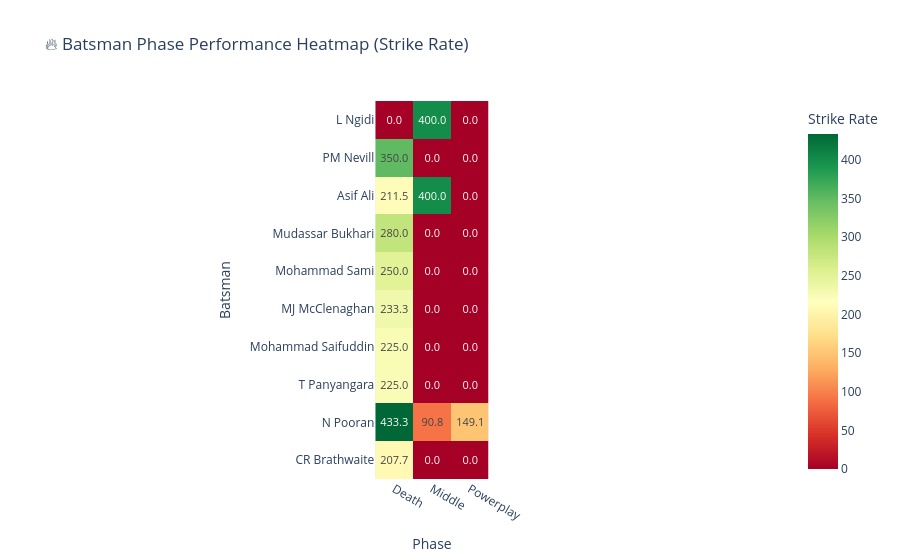

Write notebook code for a chart like this one.
### Code cell
pivot = phase_sr.pivot(index="Batsman_Name", columns="match_phase", values="strike_rate").fillna(0)
pivot = pivot.loc[top_batsmen]

fig2 = px.imshow(
    pivot,
    text_auto=".1f",
    color_continuous_scale="RdYlGn",
    title="🔥 Batsman Phase Performance Heatmap (Strike Rate)",
    labels=dict(x="Phase", y="Batsman", color="Strike Rate")
)
fig2.show()

### Figure 1 — Plotly figure (JSON) as saved in the notebook; plotly's stock layout.template omitted (floating-point values rounded to 4 significant figures)
{"data": [{"coloraxis": "coloraxis", "hovertemplate": "Phase: %{x}<br>Batsman: %{y}<br>Strike Rate: %{z}<extra></extra>", "name": "0", "texttemplate": "%{z:.1f}", "type": "heatmap", "x": ["Death", "Middle", "Powerplay"], "xaxis": "x", "y": ["L Ngidi", "PM Nevill", "Asif Ali", "Mudassar Bukhari", "Mohammad Sami", "MJ McClenaghan", "Mohammad Saifuddin", "T Panyangara", "N Pooran", "CR Brathwaite"], "yaxis": "y", "z": [[0.0, 400.0, 0.0], [350.0, 0.0, 0.0], [211.5, 400.0, 0.0], [280.0, 0.0, 0.0], [250.0, 0.0, 0.0], [233.3, 0.0, 0.0], [225.0, 0.0, 0.0], [225.0, 0.0, 0.0], [433.3, 90.79, 149.1], [207.7, 0.0, 0.0]]}], "layout": {"coloraxis": {"colorbar": {"title": {"text": "Strike Rate"}}, "colorscale": [[0, "rgb(165,0,38)"], [0.1, "rgb(215,48,39)"], [0.2, "rgb(244,109,67)"], [0.3, "rgb(253,174,97)"], [0.4, "rgb(254,224,139)"], [0.5, "rgb(255,255,191)"], [0.6, "rgb(217,239,139)"], [0.7, "rgb(166,217,106)"], [0.8, "rgb(102,189,99)"], [0.9, "rgb(26,152,80)"], [1, "rgb(0,104,55)"]]}, "title": {"text": "🔥 Batsman Phase Performance Heatmap (Strike Rate)"}, "xaxis": {"anchor": "y", "constrain": "domain", "domain": [0, 1], "scaleanchor": "y", "title": {"text": "Phase"}}, "yaxis": {"anchor": "x", "autorange": "reversed", "constrain": "domain", "domain": [0, 1], "title": {"text": "Batsman"}}}}
